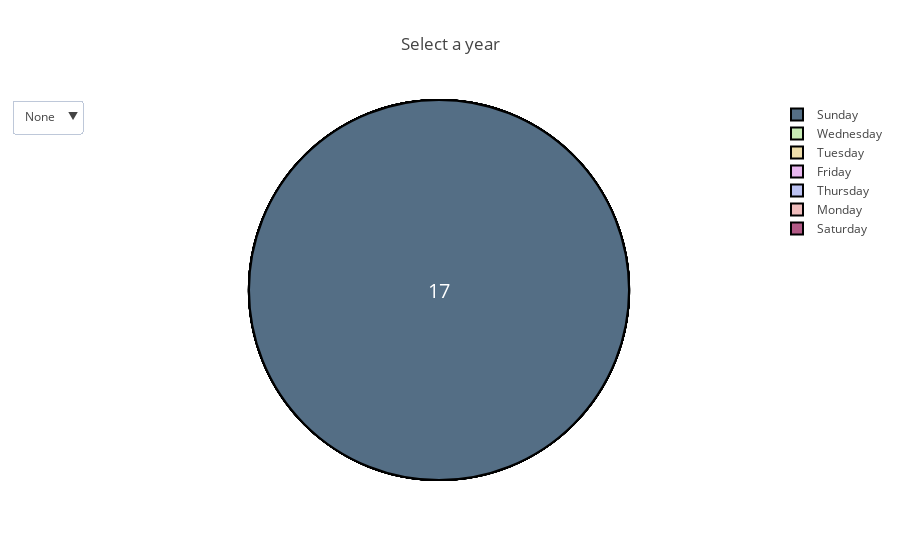

The notebook cell saved with this chart:
### Code cell
updatemenus = list([
    dict(active=0,
         buttons=button_list,
    )
])

layout = dict(title='Select a year', showlegend=True, updatemenus=updatemenus)

fig = dict(data=traces, layout=layout)

iplot(fig, filename='styled_pie_chart')
plot(fig, filename='docs/styled_pie_chart')

### Figure 1 — Plotly figure (JSON) as saved in the notebook; plotly's stock layout.template omitted (floating-point values rounded to 4 significant figures)
{"data": [{"hoverinfo": "label+percent", "labels": [], "marker": {"colors": ["#eebcbc", "#eedeab", "#c8ecb5", "#bcc2f2", "#e8b6ee", "#b25a86", "#546e85"], "line": {"color": "#000000", "width": 2}}, "name": "None", "textfont": {"size": 20}, "textinfo": "value", "type": "pie", "values": []}, {"hoverinfo": "label+percent", "labels": ["Monday", "Tuesday", "Wednesday", "Thursday", "Friday", "Saturday", "Sunday"], "marker": {"colors": ["#eebcbc", "#eedeab", "#c8ecb5", "#bcc2f2", "#e8b6ee", "#b25a86", "#546e85"], "line": {"color": "#000000", "width": 2}}, "name": "Total", "textfont": {"size": 20}, "textinfo": "value", "type": "pie", "values": [10, 12, 13, 11, 12, 9, 91]}, {"hoverinfo": "label+percent", "labels": ["Monday", "Wednesday", "Friday"], "marker": {"colors": ["#eebcbc", "#c8ecb5", "#e8b6ee"], "line": {"color": "#000000", "width": 2}}, "name": "1830", "textfont": {"size": 20}, "textinfo": "value", "type": "pie", "values": [1, 3, 2]}, {"hoverinfo": "label+percent", "labels": ["Monday", "Friday", "Saturday", "Sunday"], "marker": {"colors": ["#eebcbc", "#e8b6ee", "#b25a86", "#546e85"], "line": {"color": "#000000", "width": 2}}, "name": "1840", "textfont": {"size": 20}, "textinfo": "value", "type": "pie", "values": [1, 2, 2, 1]}, {"hoverinfo": "label+percent", "labels": ["Monday", "Wednesday", "Saturday", "Sunday"], "marker": {"colors": ["#eebcbc", "#c8ecb5", "#b25a86", "#546e85"], "line": {"color": "#000000", "width": 2}}, "name": "1850", "textfont": {"size": 20}, "textinfo": "value", "type": "pie", "values": [1, 1, 2, 2]}, {"hoverinfo": "label+percent", "labels": ["Tuesday", "Thursday", "Friday"], "marker": {"colors": ["#eedeab", "#bcc2f2", "#e8b6ee"], "line": {"color": "#000000", "width": 2}}, "name": "1860", "textfont": {"size": 20}, "textinfo": "value", "type": "pie", "values": [2, 2, 1]}, {"hoverinfo": "label+percent", "labels": ["Monday", "Thursday", "Saturday", "Sunday"], "marker": {"colors": ["#eebcbc", "#bcc2f2", "#b25a86", "#546e85"], "line": {"color": "#000000", "width": 2}}, "name": "1870", "textfont": {"size": 20}, "textinfo": "value", "type": "pie", "values": [1, 2, 1, 2]}, {"hoverinfo": "label+percent", "labels": ["Saturday", "Sunday"], "marker": {"colors": ["#b25a86", "#546e85"], "line": {"color": "#000000", "width": 2}}, "name": "1880", "textfont": {"size": 20}, "textinfo": "value", "type": "pie", "values": [1, 2]}, {"hoverinfo": "label+percent", "labels": ["Wednesday", "Friday", "Sunday"], "marker": {"colors": ["#c8ecb5", "#e8b6ee", "#546e85"], "line": {"color": "#000000", "width": 2}}, "name": "1890", "textfont": {"size": 20}, "textinfo": "value", "type": "pie", "values": [1, 2, 2]}, {"hoverinfo": "label+percent", "labels": ["Monday", "Thursday", "Sunday"], "marker": {"colors": ["#eebcbc", "#bcc2f2", "#546e85"], "line": {"color": "#000000", "width": 2}}, "name": "1900", "textfont": {"size": 20}, "textinfo": "value", "type": "pie", "values": [1, 1, 2]}, {"hoverinfo": "label+percent", "labels": ["Monday", "Friday", "Sunday"], "marker": {"colors": ["#eebcbc", "#e8b6ee", "#546e85"], "line": {"color": "#000000", "width": 2}}, "name": "1910", "textfont": {"size": 20}, "textinfo": "value", "type": "pie", "values": [3, 1, 1]}, {"hoverinfo": "label+percent", "labels": ["Tuesday", "Sunday"], "marker": {"colors": ["#eedeab", "#546e85"], "line": {"color": "#000000", "width": 2}}, "name": "1920", "textfont": {"size": 20}, "textinfo": "value", "type": "pie", "values": [2, 1]}, {"hoverinfo": "label+percent", "labels": ["Friday", "Sunday"], "marker": {"colors": ["#e8b6ee", "#546e85"], "line": {"color": "#000000", "width": 2}}, "name": "1930", "textfont": {"size": 20}, "textinfo": "value", "type": "pie", "values": [1, 7]}, {"hoverinfo": "label+percent", "labels": ["Monday", "Wednesday", "Thursday", "Sunday"], "marker": {"colors": ["#eebcbc", "#c8ecb5", "#bcc2f2", "#546e85"], "line": {"color": "#000000", "width": 2}}, "name": "1970", "textfont": {"size": 20}, "textinfo": "value", "type": "pie", "values": [1, 3, 2, 3]}, {"hoverinfo": "label+percent", "labels": ["Tuesday", "Wednesday", "Thursday", "Friday", "Saturday", "Sunday"], "marker": {"colors": ["#eedeab", "#c8ecb5", "#bcc2f2", "#e8b6ee", "#b25a86", "#546e85"], "line": {"color": "#000000", "width": 2}}, "name": "1980", "textfont": {"size": 20}, "textinfo": "value", "type": "pie", "values": [6, 2, 4, 3, 1, 10]}, {"hoverinfo": "label+percent", "labels": ["Monday", "Wednesday", "Saturday", "Sunday"], "marker": {"colors": ["#eebcbc", "#c8ecb5", "#b25a86", "#546e85"], "line": {"color": "#000000", "width": 2}}, "name": "2000", "textfont": {"size": 20}, "textinfo": "value", "type": "pie", "values": [1, 3, 1, 20]}, {"hoverinfo": "label+percent", "labels": ["Tuesday", "Saturday", "Sunday"], "marker": {"colors": ["#eedeab", "#b25a86", "#546e85"], "line": {"color": "#000000", "width": 2}}, "name": "1990", "textfont": {"size": 20}, "textinfo": "value", "type": "pie", "values": [2, 1, 21]}, {"hoverinfo": "label+percent", "labels": ["Sunday"], "marker": {"colors": ["#546e85"], "line": {"color": "#000000", "width": 2}}, "name": "2010", "textfont": {"size": 20}, "textinfo": "value", "type": "pie", "values": [17]}], "layout": {"showlegend": true, "title": "Select a year", "updatemenus": [{"active": 0, "buttons": [{"args": [{"visible": [false, false, false, false, false, false, false, false, false, false, false, false, false, false, false, false, false, false]}, {"title": "Select a year"}], "label": "None", "method": "update"}, {"args": [{"visible": [false, true, false, false, false, false, false, false, false, false, false, false, false, false, false, false, false, false]}, {"title": "Elections or referendums celebrated during the decade: Total"}], "label": "Total", "method": "update"}, {"args": [{"visible": [false, false, true, false, false, false, false, false, false, false, false, false, false, false, false, false, false, false]}, {"title": "Elections or referendums celebrated during the decade: 1830"}], "label": "1830", "method": "update"}, {"args": [{"visible": [false, false, false, true, false, false, false, false, false, false, false, false, false, false, false, false, false, false]}, {"title": "Elections or referendums celebrated during the decade: 1840"}], "label": "1840", "method": "update"}, {"args": [{"visible": [false, false, false, false, true, false, false, false, false, false, false, false, false, false, false, false, false, false]}, {"title": "Elections or referendums celebrated during the decade: 1850"}], "label": "1850", "method": "update"}, {"args": [{"visible": [false, false, false, false, false, true, false, false, false, false, false, false, false, false, false, false, false, false]}, {"title": "Elections or referendums celebrated during the decade: 1860"}], "label": "1860", "method": "update"}, {"args": [{"visible": [false, false, false, false, false, false, true, false, false, false, false, false, false, false, false, false, false, false]}, {"title": "Elections or referendums celebrated during the decade: 1870"}], "label": "1870", "method": "update"}, {"args": [{"visible": [false, false, false, false, false, false, false, true, false, false, false, false, false, false, false, false, false, false]}, {"title": "Elections or referendums celebrated during the decade: 1880"}], "label": "1880", "method": "update"}, {"args": [{"visible": [false, false, false, false, false, false, false, false, true, false, false, false, false, false, false, false, false, false]}, {"title": "Elections or referendums celebrated during the decade: 1890"}], "label": "1890", "method": "update"}, {"args": [{"visible": [false, false, false, false, false, false, false, false, false, true, false, false, false, false, false, false, false, false]}, {"title": "Elections or referendums celebrated during the decade: 1900"}], "label": "1900", "method": "update"}, {"args": [{"visible": [false, false, false, false, false, false, false, false, false, false, true, false, false, false, false, false, false, false]}, {"title": "Elections or referendums celebrated during the decade: 1910"}], "label": "1910", "method": "update"}, {"args": [{"visible": [false, false, false, false, false, false, false, false, false, false, false, true, false, false, false, false, false, false]}, {"title": "Elections or referendums celebrated during the decade: 1920"}], "label": "1920", "method": "update"}, {"args": [{"visible": [false, false, false, false, false, false, false, false, false, false, false, false, true, false, false, false, false, false]}, {"title": "Elections or referendums celebrated during the decade: 1930"}], "label": "1930", "method": "update"}, {"args": [{"visible": [false, false, false, false, false, false, false, false, false, false, false, false, false, true, false, false, false, false]}, {"title": "Elections or referendums celebrated during the decade: 1970"}], "label": "1970", "method": "update"}, {"args": [{"visible": [false, false, false, false, false, false, false, false, false, false, false, false, false, false, true, false, false, false]}, {"title": "Elections or referendums celebrated during the decade: 1980"}], "label": "1980", "method": "update"}, {"args": [{"visible": [false, false, false, false, false, false, false, false, false, false, false, false, false, false, false, true, false, false]}, {"title": "Elections or referendums celebrated during the decade: 2000"}], "label": "2000", "method": "update"}, {"args": [{"visible": [false, false, false, false, false, false, false, false, false, false, false, false, false, false, false, false, true, false]}, {"title": "Elections or referendums celebrated during the decade: 1990"}], "label": "1990", "method": "update"}, {"args": [{"visible": [false, false, false, false, false, false, false, false, false, false, false, false, false, false, false, false, false, true]}, {"title": "Elections or referendums celebrated during the decade: 2010"}], "label": "2010", "method": "update"}]}]}}
